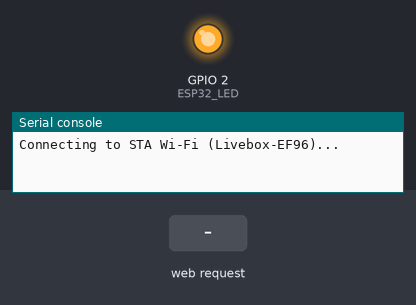
This program was run on a simulated ESP32 board running MicroPython. On the bench: output pins drawn as LEDs (lit = HIGH), the last lines printed to the serial console. Dashed ring = blinking. Inputs (shaded band) come from the test bench. WiFi joins after 1.5 s; the board's own WiFi access point starts at once; the interpreter's speed is modelled, so counts of loop turns are approximate; the clock reads 2024-03-15 10:24:30 at power-on unless the program sets it; library files of the repository ran but are not shown: 1 file(s).

Above: at 0.1 s.
At 2.7 s:
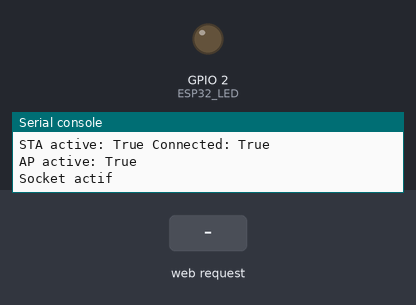
2.8 s: HTTP request GET /auth received
At 3.02 s:
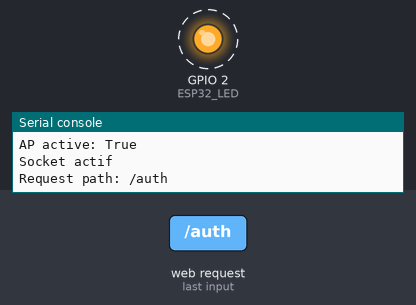
Timing chart, 0 to 11.8 s (numbered marks = the images above; inputs shaded):
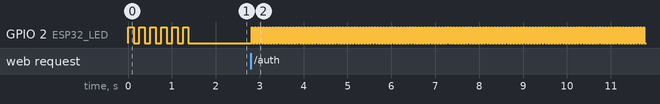

Measured:
- after the input at 2.8 s, GPIO 2 (ESP32_LED): alternates HIGH for 0.03 s and LOW for 0.04 s, starting at once

The program:

main.py
```python
from machine import Pin
import network
import time
import socket
import gc
import ujson
import urequests

from mfrc522 import MFRC522
from AP import AP_PASSWD, AP_SSID
from STA import STA_SSID, STA_PASSWD
from http_utils import response, parse_request, pass_through

RFC_TIMEOUT_S=10

ESP32_LED=Pin(2, Pin.OUT)
RFC522=MFRC522(18,23,19,22,5)

def get_html_content(html_file):
    with open(html_file, 'r') as f:
        html_content = f.read()
    return html_content

def blink_led(period):
    ESP32_LED.value(1)
    time.sleep(period/2)
    ESP32_LED.value(0)
    time.sleep(period/2)

def connect_sta(ssid=STA_SSID, passwd=STA_PASSWD):
    sta = network.WLAN(network.STA_IF)
    sta.active(True)
    if not sta.isconnected():
        print(f"Connecting to STA Wi-Fi ({ssid})...")
        sta.connect(ssid, passwd)
        while not sta.isconnected():
            blink_led(.25)
    print("STA connected, IP:", sta.ifconfig()[0])
    return sta

def start_ap(ssid=AP_SSID, passwd=AP_PASSWD):
    ap = network.WLAN(network.AP_IF)
    ap.active(True)
    ap.config(essid="ESP32_AP", password="12345678")
    print("AP active, IP:", ap.ifconfig()[0])
    return ap

def start_socket():
    s = socket.socket(socket.AF_INET, socket.SOCK_STREAM)
    s.setsockopt(socket.SOL_SOCKET, socket.SO_REUSEADDR, 1)
    s.bind(('0.0.0.0', 80))
    s.listen(5)
    print("Server listening...")
    return s

def read_rfid(timeout=10):
    def uid_to_str(uid):
        return "".join("{:02X}".format(x) for x in uid)

    t0 = time.time()
    while (time.time() - t0) <= timeout:
        stat, tag_type = RFC522.request(RFC522.REQIDL)
        if stat == RFC522.OK:
            stat, raw_uid = RFC522.anticoll()
            if stat == RFC522.OK and len(raw_uid) >= 4:
                return uid_to_str(raw_uid)
        # time.sleep(.05)
        blink_led(0.05)

def _handle_lobby(connection, body):
    pass_through(
        connection,
        urequests.get,
        f"{FRONTEND_URL}/index.html"
    )


def _handle_auth(connection, body):
    uid_str = read_rfid(RFC_TIMEOUT_S)

    if uid_str is None:
        response_text = "TIMEOUT"
        status_code = 400
        response(connection, 408, "Délai d'authentification expiré")

    pass_through(
        connection,
        urequests.post,
        f"{BACKEND_URL}/authorize",
        headers={"Content-Type": "application/json"},
        data=ujson.dumps({"rfid": uid_str})
    )


def _handle_submit(connection, body):
    pass_through(
        connection,
        urequests.post,
        f"{BACKEND_URL}/vote",
        headers={"Content-Type": "application/json"},
        data=body
    )

def _handle_stats(connection, body):
    pass_through(
        connection,
        urequests.get,
        f"{BACKEND_URL}/projects"
    )

def _handle_404(connection, body):
    response(connection, 404)

REQUESTS_CALLBACKS = {
    "/": _handle_lobby,
    "/auth": _handle_auth,
    "/submit": _handle_submit,
    "/stats": _handle_stats,
}


def handle_requests(socket):
    conn, addr = socket.accept()
    try:
        method, path, body = parse_request(conn)
        print("Request path:", path)
        REQUESTS_CALLBACKS.get(path, _handle_404)(conn, body)
        conn.close()
    except Exception as e:
        print("Error:", e)
        conn.close()
    finally:
        gc.collect()


BASE_URL="http://20.56.20.65"
BACKEND_URL = f"{BASE_URL}/backend"
FRONTEND_URL = f"{BASE_URL}/frontend"

def main():
    sta = connect_sta()
    ap = start_ap()
    socket = start_socket()
    while True:
        print("RAM libre:", gc.mem_free())
        print("STA active:", sta.active(), "Connected:", sta.isconnected())
        print("AP active:", ap.active())
        try:
            socket.fileno()
            print("Socket actif")
        except Exception:
            print("Socket fermé ou invalide")
        handle_requests(socket)

if __name__ == "__main__":
    main()
```

AP.py
```python
AP_SSID="ESP32_AP"
AP_PASSWD="123456789"
```

STA.py
```python
STA_SSID="Livebox-EF96"
STA_PASSWD="Onalafibreyoupi"
```

http_utils.py
```python
import urequests

RESPONSE_HEADERS = {
    200: b"HTTP/1.0 200 OK\r\nContent-Type: text/html\r\n\r\n",
    400: b"HTTP/1.0 400 Bad Request\r\nContent-Type: text/plain\r\n\r\n",
    403: b"HTTP/1.0 403 Forbidden\r\nContent-Type: text/plain\r\n\r\n",
    404: b"HTTP/1.0 404 Not Found\r\nContent-Type: text/plain\r\n\r\n"
}


def response(connection, code=200, content=None):
    header = RESPONSE_HEADERS.get(code, RESPONSE_HEADERS[400])
    connection.send(header)

    if content:
        if isinstance(content, str):
            content = content.encode()
        connection.send(content)

def pass_through(connection, method, url, **kwargs):
    r = None
    try:
        r = method(url, **kwargs)
        response(connection, r.status_code, r.text)
    except Exception as e:
        response(connection, 500, f"Error fetching frontend: {e}")
    finally:
        if r : r.close()

def parse_request(conn):
    req = b""
    while True:
        part = conn.recv(1024)
        if not part:
            break
        req += part
        if b"\r\n\r\n" in req:
            break

    headers, _, body = req.partition(b"\r\n\r\n")
    headers = headers.decode().split("\r\n")
    method, path, _ = headers[0].split(" ")

    content_length = 0
    for h in headers[1:]:
        if h.lower().startswith("content-length"):
            content_length = int(h.split(":")[1].strip())
            break

    # Lire le reste du body si incomplet
    while len(body) < content_length:
        body += conn.recv(content_length - len(body))

    body = body.decode() if body else None
    return method, path, body
```
